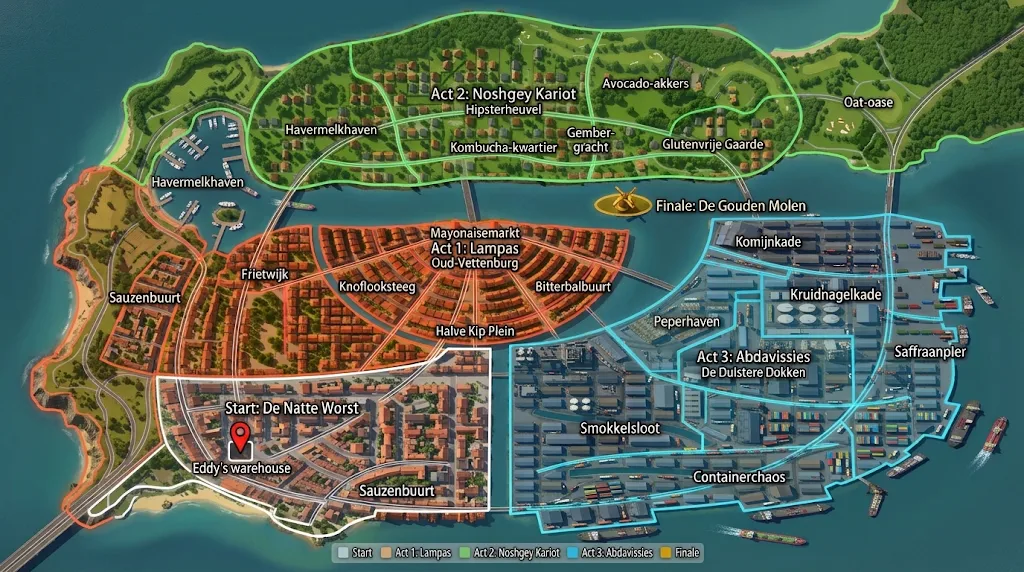
#> input picture browser-game/tools/kaasland_source.png, 1024 x 572 px
$ python build_map.py
#> lines starting #> are read from the running program, lines starting #| are printed output that depends on the picture; after the words box and inside, x2 and y2 are one past the last pixel; in counts of white or black regions, pixels touching at a corner belong together
"""Upscale the Kaasland concept map 3x and redraw clear region/territory borders and labels."""
import numpy as np
from PIL import Image, ImageDraw, ImageFilter, ImageFont

import os
HERE = os.path.dirname(os.path.abspath(__file__))
SRC = os.path.join(HERE, 'kaasland_source.png')
S = 3
base = Image.open(SRC).convert('RGB')
#> base is the input picture: PIL image 1024x572 RGB; mean R, G, B 83.4, 102.1, 86.8
W, H = base.size[0] * S, base.size[1] * S
img = base.resize((W, H), Image.LANCZOS).filter(ImageFilter.UnsharpMask(radius=2, percent=60, threshold=2))

# ---------------------------------------------------------------- geometry (source pixel coords)
REGIONS = {
    'start': dict(col=(235, 240, 245), poly=[(160, 377), (440, 348), (490, 349), (490, 510), (380, 512), (350, 534), (315, 537),
                                             (272, 520), (260, 505), (140, 490), (120, 500), (90, 511), (95, 502), (130, 482), (165, 445)],
                  seeds={'Kipkruidenkwartier': (235, 430), 'Spekbuurt': (420, 465), 'Kroketkade': (450, 380), 'Uitjesbuurt': (175, 486)}),
    'lampas': dict(col=(255, 128, 48), poly=[(65, 168), (100, 160), (150, 180), (185, 205), (215, 224), (630, 222), (625, 262), (600, 300),
                                             (560, 330), (510, 345), (440, 350), (160, 377), (165, 445), (130, 482), (95, 502), (85, 520),
                                             (72, 505), (56, 455), (47, 410), (40, 370), (47, 330), (56, 285), (62, 240), (64, 200)],
                   seeds={'Sauzenbuurt': (105, 330), 'Frietwijk': (245, 290), 'Knoflooksteeg': (372, 282), 'Mayonaisemarkt': (480, 240),
                          'Bitterbalbuurt': (575, 268), 'Halve Kip Plein': (470, 322), 'Pindasausplein': (95, 432)}),
    'nosh': dict(col=(110, 235, 110), poly=[(122, 175), (118, 140), (140, 100), (175, 70), (215, 55), (245, 62), (290, 48), (350, 38),
                                            (430, 28), (530, 20), (600, 28), (680, 36), (760, 40), (840, 45), (900, 42), (950, 24), (1020, 6), (1022, 78), (980, 104),
                                            (935, 118), (900, 135), (860, 150), (820, 160), (780, 170), (730, 178), (630, 176), (530, 173),
                                            (430, 176), (370, 176), (300, 152), (255, 175), (250, 205), (215, 215), (170, 205), (135, 190)],
                 seeds={'Joppiehaven': (192, 128), 'Speltpolder': (985, 55), 'Frikandelhaven': (182, 172), 'Havermelkhaven': (320, 112), 'Kombucha-kwartier': (470, 140),
                        'Gembergracht': (585, 135), 'Avocado-akkers': (650, 72), 'Glutenvrije Gaarde': (725, 145), 'Oat-oase': (880, 100), 'Quinoaplantage': (775, 82)}),
    'abd': dict(col=(60, 210, 255), poly=[(708, 222), (800, 214), (880, 214), (968, 237), (948, 262), (968, 310), (947, 326), (955, 365),
                                          (950, 405), (937, 420), (910, 445), (895, 477), (830, 490), (830, 505), (740, 510), (655, 510),
                                          (645, 525), (540, 530), (540, 512), (510, 510), (512, 345), (605, 330), (645, 300), (690, 265)],
                seeds={'Komijnkade': (790, 232), 'Kruidnagelkade': (840, 292), 'Peperhaven': (675, 315), 'Saffraanpier': (918, 352),
                       'Smokkelsloot': (590, 432), 'Containerchaos': (765, 472), 'Kurkumaloods': (562, 372), 'Nootmuskade': (880, 432), 'Kardemomdok': (632, 498), "Kaneelsilo's": (888, 256), 'Paprikapakhuis': (700, 278)}),
}
ORDER = ['start', 'lampas', 'nosh', 'abd']

# territory label positions (sit on top of the old baked-in labels, so these cover them)
TERR_LABELS = {
    'Havermelkhaven': (330, 130), 'Frikandelhaven': (198, 182), 'Kombucha-kwartier': (486, 148), 'Gembergracht': (604, 140),
    'Avocado-akkers': (645, 84), 'Glutenvrije Gaarde': (726, 145), 'Oat-oase': (868, 102),
    'Mayonaisemarkt': (475, 232), 'Frietwijk': (265, 274), 'Knoflooksteeg': (378, 286), 'Sauzenbuurt': (145, 297),
    'Halve Kip Plein': (475, 330), 'Bitterbalbuurt': (575, 286),
    'Spekbuurt': (397, 491), 'Kipkruidenkwartier': None, 'Kroketkade': (452, 378), 'Uitjesbuurt': (172, 490),
    'Joppiehaven': (190, 116), 'Speltpolder': (982, 58), "Kaneelsilo's": (895, 258), 'Paprikapakhuis': (706, 284),
    'Pindasausplein': (95, 432), 'Quinoaplantage': (772, 82), 'Kurkumaloods': (562, 372), 'Nootmuskade': (876, 432), 'Kardemomdok': (626, 500),
    'Komijnkade': (767, 242), 'Kruidnagelkade': (835, 294), 'Peperhaven': (687, 321), 'Saffraanpier': (930, 351),
    'Smokkelsloot': (620, 427), 'Containerchaos': (739, 476),
}
TITLES = [  # (title, subtitle, centre, region)
    ('NOSHGEY KARIOT TERRITORY', 'Hipsterheuvel', (500, 101), 'nosh'),
    ('LAMPAS TERRITORY', 'Oud-Vettenburg', (475, 254), 'lampas'),
    ('ABDAVISSIES TERRITORY', 'De Duistere Dokken', (754, 363), 'abd'),
    ('KIPKRUIDENKWARTIER', 'Home base', (292, 407), 'start'),
]
OTHER = [("Eddy's warehouse", (242, 468)), ('De Gouden Molen', (712, 205))]

def sc(p):
    return (p[0] * S, p[1] * S)

# ---------------------------------------------------------------- land mask (not water)
arr = np.asarray(img).astype(np.float32) / 255.0
r, g, b = arr[..., 0], arr[..., 1], arr[..., 2]
mx, mn = arr.max(-1), arr.min(-1)
sat = (mx - mn) / (mx + 1e-6)
water = (b > r + 0.05) & (g > r + 0.02) & (mx < 0.62) & (sat > 0.3)
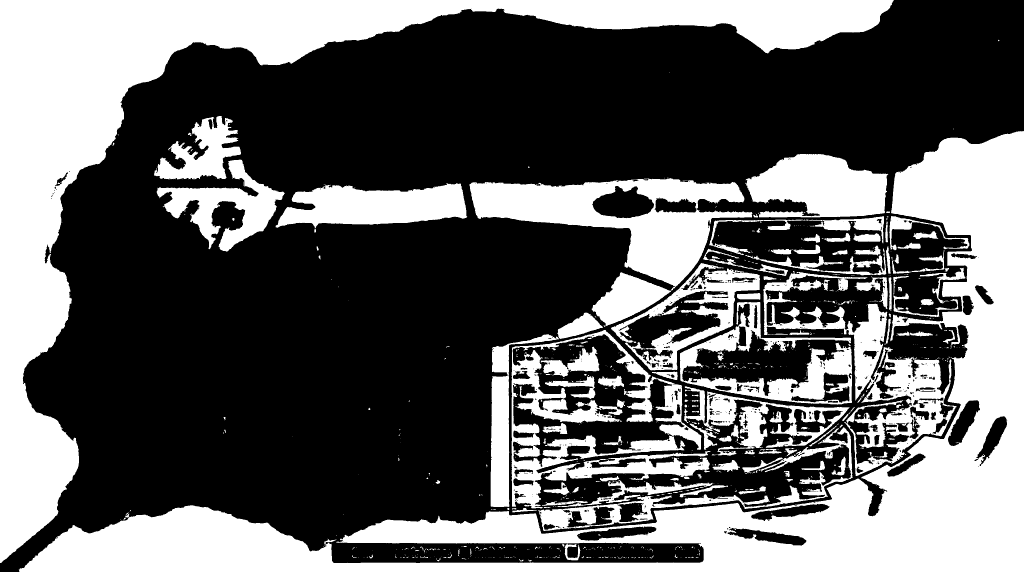
#> water: shape (1716, 3072) bool (shown at 1/3 size); 38.9% white; 947 white regions (758 under 20 px), largest, box (x1, y1, x2, y2) and area: (56, 393, 3072, 1716) 696449, (0, 0, 2681, 1689) 625735, (1408, 534, 2257, 872) 112154
water_img = Image.fromarray((water * 255).astype(np.uint8)).filter(ImageFilter.MedianFilter(9))
#> water_img: PIL image 3072x1716 L; 38.6% white; 204 white regions (36 under 20 px), largest, box (x1, y1, x2, y2) and area: (58, 393, 3072, 1716) 697415, (0, 0, 2681, 1689) 625864, (1409, 535, 2256, 862) 112176
land = np.asarray(water_img) < 128

# ---------------------------------------------------------------- territories (Voronoi inside each region)
terr_id = np.full((H, W), -1, np.int32)
names, regs = [], []
ys, xs = np.mgrid[0:H, 0:W]
for rk in ORDER:
    R = REGIONS[rk]
    m = Image.new('L', (W, H), 0)
    ImageDraw.Draw(m).polygon([sc(p) for p in R['poly']], fill=255)
    mask = np.asarray(m) > 0
    seeds = list(R['seeds'].items())
    best = np.full((H, W), np.inf, np.float32)
    idx = np.full((H, W), -1, np.int32)
    for k, (nm, p) in enumerate(seeds):
        d = (xs - p[0] * S) ** 2 + (ys - p[1] * S) ** 2
        upd = d < best
        best[upd] = d[upd]
        idx[upd] = len(names) + k
    terr_id[mask] = idx[mask]
    for nm, _ in seeds:
        names.append(nm); regs.append(rk)
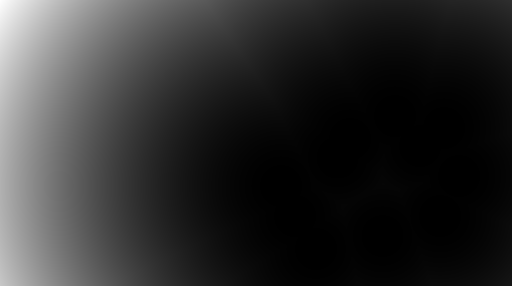
#> best: shape (1716, 3072) float32 (shown at 1/6 size); min 0, max 4088052, mean 743353.4; drawn with min black and max white
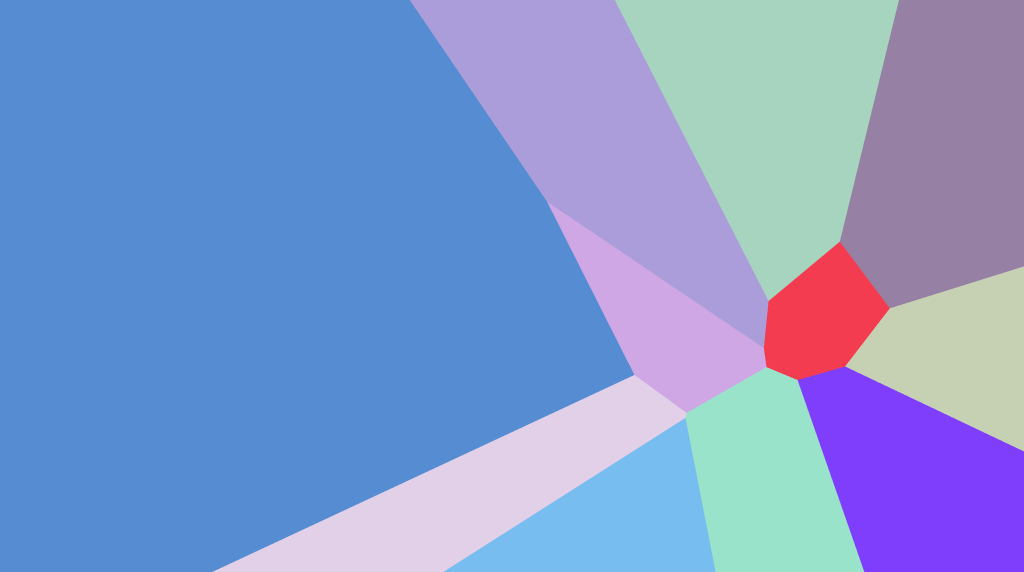
#> idx: shape (1716, 3072) int32 (shown at 1/3 size); 11 distinct labels, from 21 to 31; one colour per label, 0 black
#> m: PIL image 3072x1716 L; 18.2% white; 1 white region, box (x1, y1, x2, y2) and area: (1530, 642, 2905, 1591) 959233
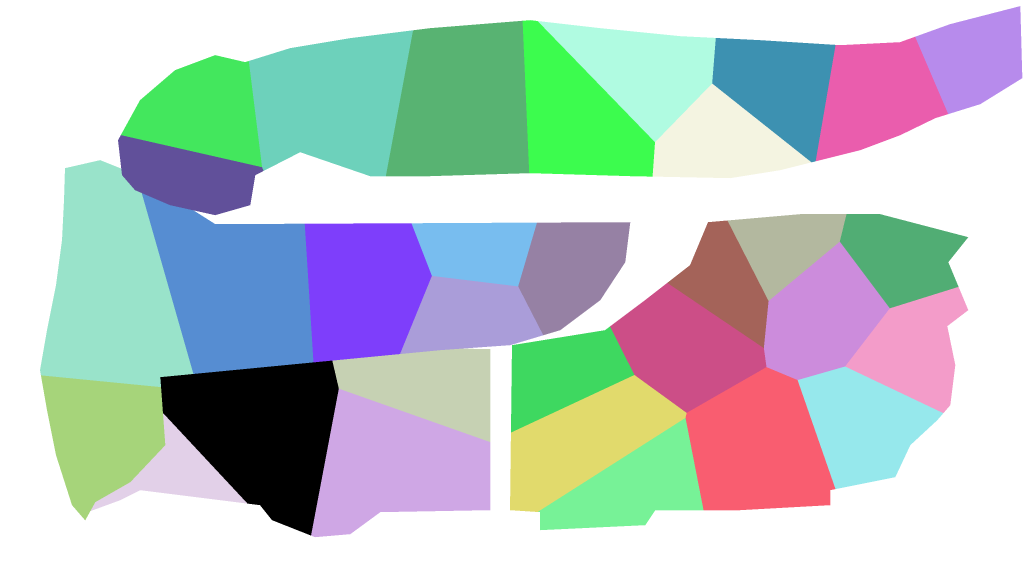
#> terr_id: shape (1716, 3072) int32 (shown at 1/3 size); 33 distinct labels, from -1 to 31; one colour per label, 0 black, -1 white
#> after the loop, names = 32 items, first 6: 'Kipkruidenkwartier', 'Spekbuurt', 'Kroketkade', 'Uitjesbuurt', 'Sauzenbuurt', 'Frietwijk'; regs = 32 items, first 6: 'start', 'start', 'start', 'start', 'lampas', 'lampas'

# fills: alternating tints per territory, only on land
over = np.zeros((H, W, 4), np.float32)
for t, (nm, rk) in enumerate(zip(names, regs)):
    m = (terr_id == t) & land
    c = np.array(REGIONS[rk]['col'], np.float32)
    shade = 1.0 if t % 2 == 0 else 0.62
    over[m, :3] = c * shade
    over[m, 3] = 0.20 if rk != 'start' else 0.14
#> this loop made 32 passes
#> (nm, rk, c, shade) on passes 1 to 8: ('Kipkruidenkwartier', 'start', [235, 240, 245], 1), ('Spekbuurt', 'start', [235, 240, 245], 0.62), ('Kroketkade', 'start', [235, 240, 245], 1), ('Uitjesbuurt', 'start', [235, 240, 245], 0.62), ('Sauzenbuurt', 'lampas', [255, 128, 48], 1), ('Frietwijk', 'lampas', [255, 128, 48], 0.62), ('Knoflooksteeg', 'lampas', [255, 128, 48], 1), ('Mayonaisemarkt', 'lampas', [255, 128, 48], 0.62)
base_arr = np.asarray(img).astype(np.float32)
a = over[..., 3:4]
base_arr = base_arr * (1 - a) + over[..., :3] * a
img = Image.fromarray(np.clip(base_arr, 0, 255).astype(np.uint8))

# territory borders: where neighbouring pixels belong to different territories of the same region
tb = np.zeros((H, W), bool)
for dy, dx in ((0, 1), (1, 0)):
    a1 = terr_id[: H - dy, : W - dx]
    a2 = terr_id[dy:, dx:]
    diff = (a1 != a2) & (a1 >= 0) & (a2 >= 0)
    tb[: H - dy, : W - dx] |= diff
#> tb: shape (1716, 3072) bool; 0.29% white in thin lines or dots, all inside (x1, y1, x2, y2) = (123, 62, 2876, 1607)
border_img = Image.fromarray((tb * 255).astype(np.uint8))

def stroke_mask(mask_img, width):
    return mask_img.filter(ImageFilter.MaxFilter(width))

draw_layer = Image.new('RGBA', (W, H), (0, 0, 0, 0))
#> draw_layer: PIL image 3072x1716 RGBA; every value is 0
# territory borders: dark casing + light dashed-feel solid line in the region colour
for rk in ORDER:
    rm = Image.new('L', (W, H), 0)
    ImageDraw.Draw(rm).polygon([sc(p) for p in REGIONS[rk]['poly']], fill=255)
    rmask = np.asarray(rm) > 0
    local = Image.fromarray(((tb & rmask) * 255).astype(np.uint8))
    casing = stroke_mask(local, 9)
    line = stroke_mask(local, 5)
    col = REGIONS[rk]['col']
    lite = tuple(int(c * 0.45 + 255 * 0.55) for c in col)
    draw_layer.paste((15, 18, 22, 170), (0, 0), casing)
    draw_layer.paste(lite + (255,), (0, 0), line)
#> this loop made 4 passes
#> lite on passes 1 to 4: (246, 248, 250), (255, 197, 161), (189, 246, 189), (167, 234, 255)
#> pass 1, `line = stroke_mask(local, 5)`:
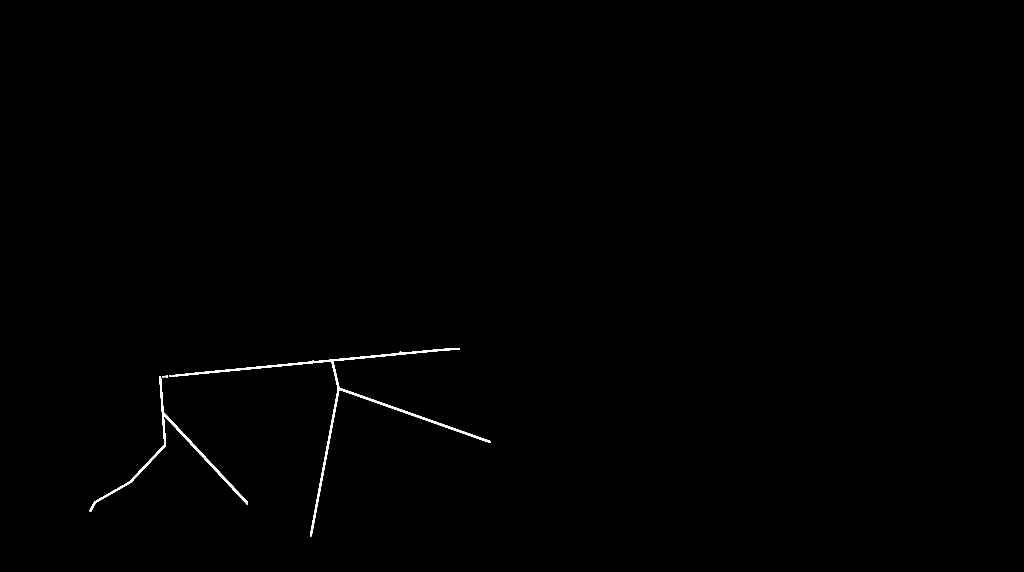
#> line: PIL image 3072x1716 L (shown at 1/3 size); 0.31% white; 8 white regions, largest, box (x1, y1, x2, y2) and area: (546, 1044, 1473, 1609) 10619, (269, 1129, 744, 1535) 5560, (536, 1123, 545, 1128) 45
img = img.convert('RGBA')
#> img: PIL image 3072x1716 RGBA
img.alpha_composite(draw_layer)

# region outlines: glow + bright line + dark casing
glow = Image.new('RGBA', (W, H), (0, 0, 0, 0))
gd = ImageDraw.Draw(glow)
for rk in ORDER:
    pts = [sc(p) for p in REGIONS[rk]['poly']]
    gd.line(pts + [pts[0]], fill=REGIONS[rk]['col'] + (200,), width=26, joint='curve')
glow = glow.filter(ImageFilter.GaussianBlur(10))
img.alpha_composite(glow)
lines = Image.new('RGBA', (W, H), (0, 0, 0, 0))
ld = ImageDraw.Draw(lines)
for rk in ORDER:
    pts = [sc(p) for p in REGIONS[rk]['poly']]
    ld.line(pts + [pts[0]], fill=(10, 12, 16, 230), width=12, joint='curve')
for rk in ORDER:
    pts = [sc(p) for p in REGIONS[rk]['poly']]
    ld.line(pts + [pts[0]], fill=REGIONS[rk]['col'] + (255,), width=7, joint='curve')
img.alpha_composite(lines)
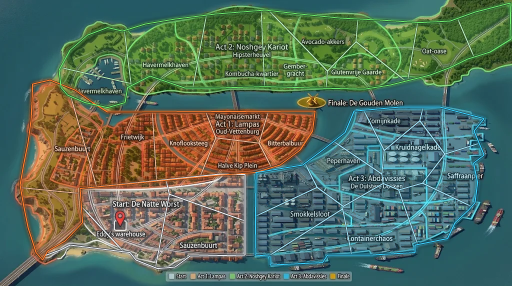
#> img: PIL image 3072x1716 RGBA (shown at 1/6 size); mean R, G, B, A 85.9, 108, 90.7, 255

# ---------------------------------------------------------------- labels
FB = os.path.join(HERE, 'DejaVuSans-Bold.ttf')
FR = os.path.join(HERE, 'DejaVuSans.ttf')
f_terr = ImageFont.truetype(FB, 30)
f_title = ImageFont.truetype(FB, 44)
f_sub = ImageFont.truetype(FR, 30)
lab = Image.new('RGBA', (W, H), (0, 0, 0, 0))
L = ImageDraw.Draw(lab)

BOXES_LAST = [0, 0, 0, 0]
LABEL_BOXES = {}
def plate(cx, cy, lines_, accent=None, pad=14, minw=0, minh=0, lead=0):
    sizes = [L.textbbox((0, 0), t, font=f) for t, f, _ in lines_]
    ws = [s[2] - s[0] for s in sizes]
    hs = [s[3] - s[1] for s in sizes]
    gap = 8
    tw = max(max(ws) + lead, minw)
    th = max(sum(hs) + gap * (len(lines_) - 1), minh)
    x0, y0 = cx - tw / 2 - pad, cy - th / 2 - pad * 0.8
    x1, y1 = cx + tw / 2 + pad, cy + th / 2 + pad * 0.8
    BOXES_LAST[:] = [x0, y0, x1, y1]
    L.rounded_rectangle([x0 + 3, y0 + 4, x1 + 3, y1 + 4], radius=12, fill=(0, 0, 0, 110))
    L.rounded_rectangle([x0, y0, x1, y1], radius=12, fill=(14, 18, 24, 255), outline=(accent or (255, 255, 255)) + (255,), width=3)
    y = cy - (sum(hs) + gap * (len(lines_) - 1)) / 2
    for (t, f, col), w_, h_, s in zip(lines_, ws, hs, sizes):
        L.text((cx - w_ / 2 - s[0] + lead / 2, y - s[1]), t, font=f, fill=col)
        y += h_ + gap

for title, sub, c, rk in TITLES:
    col = REGIONS[rk]['col']
    plate(c[0] * S, c[1] * S, [(title, f_title, col + (255,)), (sub, f_sub, (235, 235, 235, 255))], accent=col, pad=18)
#> this loop made 4 passes
#> (sizes in plate, ws in plate, hs in plate, tw in plate, th in plate, x0 in plate, y0 in plate, x1 in plate) on passes 1 to 4: ([(0, 8, 654, 41), (0, 5, 209, 34)], [654, 209], [33, 29], 654, 70, 1155, 253.6, 1845), ([(0, 8, 434, 41), (0, 5, 237, 34)], [434, 237], [33, 29], 434, 70, 1190, 712.6, 1660), ([(0, 8, 547, 41), (0, 5, 300, 28)], [547, 300], [33, 23], 547, 64, 1970.5, 1042.6, 2553.5), ([(0, 9, 492, 41), (0, 5, 170, 28)], [492, 170], [32, 23], 492, 63, 612, 1175.1, 1140)
for nm, pos in TERR_LABELS.items():
    if pos is None:
        continue
    rk = regs[names.index(nm)]
    col = REGIONS[rk]['col']
    extra = {'Kombucha-kwartier': dict(minw=310), 'Gembergracht': dict(minh=78, minw=150), 'Spekbuurt': dict(minw=250), 'Havermelkhaven': dict(minw=250), 'Frikandelhaven': dict(minw=250), 'Sauzenbuurt': dict(minw=220)}.get(nm, dict(minw=150))
    plate(pos[0] * S, pos[1] * S, [(nm, f_terr, (255, 255, 255, 255))], accent=col, pad=12, lead=34, **extra)
    LABEL_BOXES[nm] = dict(box=[round(v / S, 1) for v in BOXES_LAST], region=rk, dot=[round((BOXES_LAST[0] + 12 + 17) / S, 1), pos[1]])
#> this loop made 32 passes
#> (rk, col, sizes in plate, ws in plate, hs in plate, tw in plate, th in plate, x0 in plate) on passes 1 to 6: ('nosh', (110, 235, 110), [(0, 5, 255, 28)], [255], [23], 289, 23, 833.5), ('nosh', (110, 235, 110), [(0, 5, 228, 28)], [228], [23], 262, 23, 451), ('nosh', (110, 235, 110), [(0, 5, 293, 28)], [293], [23], 327, 23, 1282.5), ('nosh', (110, 235, 110), [(0, 5, 218, 34)], [218], [29], 252, 78, 1674), ('nosh', (110, 235, 110), [(0, 5, 237, 28)], [237], [23], 271, 23, 1787.5), ('nosh', (110, 235, 110), [(0, 5, 284, 34)], [284], [29], 318, 29, 2007)
#> after the loop, LABEL_BOXES = 31 items
plate(OTHER[0][1][0] * S, OTHER[0][1][1] * S, [(OTHER[0][0], f_terr, (255, 255, 255, 255))], accent=(255, 80, 70), pad=12, lead=34)
LABEL_BOXES['Kipkruidenkwartier'] = dict(box=[round(v / S, 1) for v in BOXES_LAST], region='start', dot=[round((BOXES_LAST[0] + 12 + 17) / S, 1), OTHER[0][1][1]])
plate(OTHER[1][1][0] * S + 40, OTHER[1][1][1] * S, [(OTHER[1][0], f_title, (255, 205, 60, 255))], accent=(255, 205, 60), pad=16, lead=44)
LABEL_BOXES['De Gouden Molen'] = dict(box=[round(v / S, 1) for v in BOXES_LAST], region='fin', dot=[round((BOXES_LAST[0] + 16 + 22) / S, 1), OTHER[1][1][1]])
import json
json.dump(dict(size=[base.size[0], base.size[1]], labels=LABEL_BOXES), open(os.path.join(HERE, '..', 'assets', 'map_labels.json'), 'w'), indent=0)
img.alpha_composite(lab)
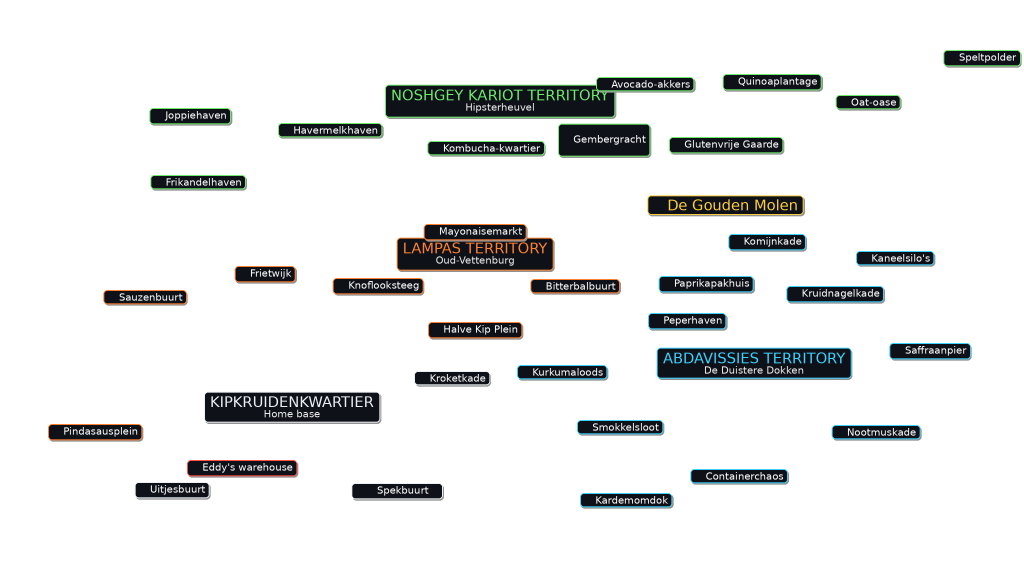
#> lab: PIL image 3072x1716 RGBA (shown at 1/3 size); mean R, G, B, A 6.7, 8, 7.7, 32.5; transparent parts drawn white

# ---------------------------------------------------------------- legend (covers the old one)
lg = Image.new('RGBA', (W, H), (0, 0, 0, 0))
D = ImageDraw.Draw(lg)
items = [('Home base', REGIONS['start']['col']), ('Lampas', REGIONS['lampas']['col']), ('Noshgey Kariot', REGIONS['nosh']['col']),
         ('Abdavissies', REGIONS['abd']['col']), ('De Gouden Molen', (255, 205, 60))]
x = 330 * S
y0 = 537 * S
widths = [D.textbbox((0, 0), t, font=f_terr)[2] + 70 for t, _ in items]
#> widths = [240, 187, 299, 247, 338]
total = sum(widths) + 30
#> total = 1341
x = W / 2 - total / 2
#> x = 865.5
D.rounded_rectangle([x - 10, y0, x + total, y0 + 64], radius=14, fill=(14, 18, 24, 225), outline=(255, 255, 255, 120), width=2)
cx = x + 20
#> cx = 885.5
for (t, col), w_ in zip(items, widths):
    D.rounded_rectangle([cx, y0 + 18, cx + 28, y0 + 46], radius=6, fill=col + (255,))
    D.text((cx + 40, y0 + 14), t, font=f_terr, fill=(240, 240, 240, 255))
    cx += w_
#> this loop made 5 passes
#> (t, col, w_, cx) on passes 1 to 5: ('Home base', (235, 240, 245), 240, 1125.5), ('Lampas', (255, 128, 48), 187, 1312.5), ('Noshgey Kariot', (110, 235, 110), 299, 1611.5), ('Abdavissies', (60, 210, 255), 247, 1858.5), ('De Gouden Molen', (255, 205, 60), 338, 2196.5)
#> after the loop, cx = 2196.5
D.text((W - 40, y0 + 18), 'Lines inside a region = territories to conquer', font=ImageFont.truetype(FR, 24), fill=(230, 230, 230, 230), anchor='ra')
img.alpha_composite(lg)

img.convert('RGB').save(os.path.join(HERE, 'kaasland_map_full.png'), optimize=True)
img.convert('RGB').resize((1600, 893), Image.LANCZOS).save(os.path.join(HERE, '..', 'assets', 'kaasland_map.jpg'), quality=85)
print(W, H, len(names), 'territories')
#| 3072 1716 32 territories
